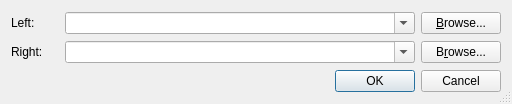
<?xml version="1.0" encoding="UTF-8"?>
<ui version="4.0">
 <class>OpenDialog</class>
 <widget class="QDialog" name="OpenDialog">
  <property name="windowModality">
   <enum>Qt::ApplicationModal</enum>
  </property>
  <property name="geometry">
   <rect>
    <x>0</x>
    <y>0</y>
    <width>512</width>
    <height>104</height>
   </rect>
  </property>
  <property name="sizePolicy">
   <sizepolicy hsizetype="Preferred" vsizetype="Fixed">
    <horstretch>0</horstretch>
    <verstretch>0</verstretch>
   </sizepolicy>
  </property>
  <property name="minimumSize">
   <size>
    <width>0</width>
    <height>104</height>
   </size>
  </property>
  <property name="maximumSize">
   <size>
    <width>16777215</width>
    <height>104</height>
   </size>
  </property>
  <property name="windowTitle">
   <string>Open Dialog</string>
  </property>
  <property name="windowOpacity">
   <double>1.000000000000000</double>
  </property>
  <property name="sizeGripEnabled">
   <bool>true</bool>
  </property>
  <property name="modal">
   <bool>true</bool>
  </property>
  <layout class="QVBoxLayout" name="verticalLayout">
   <item>
    <layout class="QHBoxLayout" name="horizontalLayoutLeft">
     <item>
      <widget class="QLabel" name="labelLeft">
       <property name="sizePolicy">
        <sizepolicy hsizetype="Fixed" vsizetype="Preferred">
         <horstretch>0</horstretch>
         <verstretch>0</verstretch>
        </sizepolicy>
       </property>
       <property name="minimumSize">
        <size>
         <width>48</width>
         <height>0</height>
        </size>
       </property>
       <property name="text">
        <string>Left:</string>
       </property>
      </widget>
     </item>
     <item>
      <widget class="QComboBox" name="comboBoxLeft">
       <property name="sizePolicy">
        <sizepolicy hsizetype="Expanding" vsizetype="Fixed">
         <horstretch>0</horstretch>
         <verstretch>0</verstretch>
        </sizepolicy>
       </property>
       <property name="editable">
        <bool>true</bool>
       </property>
      </widget>
     </item>
     <item>
      <widget class="QPushButton" name="pushButtonLeft">
       <property name="text">
        <string>&amp;Browse...</string>
       </property>
      </widget>
     </item>
    </layout>
   </item>
   <item>
    <layout class="QHBoxLayout" name="horizontalLayoutRight">
     <item>
      <widget class="QLabel" name="labelRight">
       <property name="sizePolicy">
        <sizepolicy hsizetype="Fixed" vsizetype="Preferred">
         <horstretch>0</horstretch>
         <verstretch>0</verstretch>
        </sizepolicy>
       </property>
       <property name="minimumSize">
        <size>
         <width>48</width>
         <height>0</height>
        </size>
       </property>
       <property name="text">
        <string>Right:</string>
       </property>
      </widget>
     </item>
     <item>
      <widget class="QComboBox" name="comboBoxRight">
       <property name="sizePolicy">
        <sizepolicy hsizetype="Expanding" vsizetype="Fixed">
         <horstretch>0</horstretch>
         <verstretch>0</verstretch>
        </sizepolicy>
       </property>
       <property name="editable">
        <bool>true</bool>
       </property>
      </widget>
     </item>
     <item>
      <widget class="QPushButton" name="pushButtonRight">
       <property name="text">
        <string>B&amp;rowse...</string>
       </property>
      </widget>
     </item>
    </layout>
   </item>
   <item>
    <widget class="QDialogButtonBox" name="buttonBox">
     <property name="orientation">
      <enum>Qt::Horizontal</enum>
     </property>
     <property name="standardButtons">
      <set>QDialogButtonBox::Cancel|QDialogButtonBox::Ok</set>
     </property>
    </widget>
   </item>
  </layout>
 </widget>
 <resources/>
 <connections>
  <connection>
   <sender>buttonBox</sender>
   <signal>accepted()</signal>
   <receiver>OpenDialog</receiver>
   <slot>accept()</slot>
   <hints>
    <hint type="sourcelabel">
     <x>248</x>
     <y>254</y>
    </hint>
    <hint type="destinationlabel">
     <x>157</x>
     <y>274</y>
    </hint>
   </hints>
  </connection>
  <connection>
   <sender>buttonBox</sender>
   <signal>rejected()</signal>
   <receiver>OpenDialog</receiver>
   <slot>reject()</slot>
   <hints>
    <hint type="sourcelabel">
     <x>316</x>
     <y>260</y>
    </hint>
    <hint type="destinationlabel">
     <x>286</x>
     <y>274</y>
    </hint>
   </hints>
  </connection>
 </connections>
</ui>
